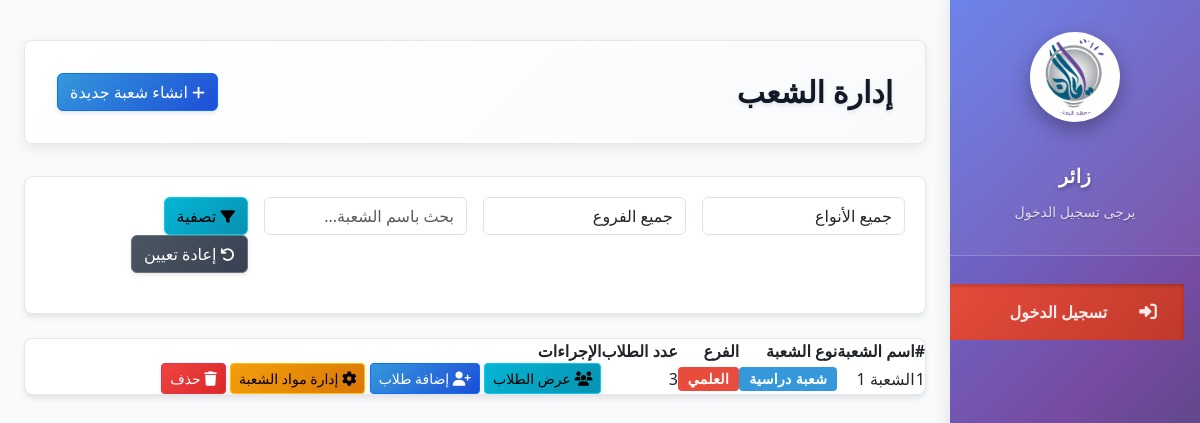
Page /classroom/classroom/ on the committed database.
### classroom/models.py (models this page shows, shortened)
class Classroom(models.Model):
    class BranchChoices(models.TextChoices):
        LITERARY = 'أدبي', 'الأدبي'
        SCIENTIFIC = 'علمي', 'العلمي'
        NINTH_GRADE = 'تاسع', 'الصف التاسع'
    CLASS_TYPE_CHOICES = [
        ('study', 'شعبة دراسية'),
        ('course', 'دورة'),
    ]
    name = models.CharField(max_length=50, verbose_name='اسم الشعبة', default="الشعبة 1")
    class_type = models.CharField(
        max_length=10,
        choices=CLASS_TYPE_CHOICES,
        verbose_name='نوع الشعبة',
        default='study'
    )
    branches = models.CharField(
        max_length=100,
        choices=BranchChoices.choices,
        verbose_name='الفرع',
        blank=True,  # جعلها اختيارية
        null=True
    )
    class Meta:
        verbose_name = 'شعبة'
        verbose_name_plural = 'شعب'

### classroom/views.py (the view)
# urls.py: path('classroom/', views.ClassroomListView.as_view(), name="classroom"),
class ClassroomListView(ListView):
    template_name = 'classroom/classroom.html'
    model = Classroom
    context_object_name = 'classrooms'

### employ/context_processors.py (called while the page is built, shortened)
def employee_data(request):
    return {}

### templates/classroom/classroom.html (shortened to what this page needs)
{% extends "base.html" %}
{% load static %}
{% block content %}
<div class="module-header">
    <h2>إدارة الشعب</h2>
    <div class="header-actions">
        <a href="{% url 'classroom:create_classroom' %}" class="btn btn-primary">
            <i class="fas fa-plus"></i> انشاء شعبة جديدة
        </a>
    </div>
</div>
<div class="filters">
    <div class="form-row">
        <div class="form-col">
            <select id="classTypeFilter" class="form-control">
                <option value="">جميع الأنواع</option>
            </select>
        </div>
        <div class="form-col">
            <select id="branchTypeFilter" class="form-control">
                <option value="">جميع الفروع</option>
            </select>
        </div>
        <div class="form-col">
            <input type="text" id="branchSearch" class="form-control" placeholder="بحث باسم الشعبة...">
        </div>
        <div class="form-col">
            <button class="btn btn-info" id="filterBranchesBtn">
                <i class="fas fa-filter"></i> تصفية
            </button>
            <button class="btn btn-secondary" id="resetFilterBtn">
                <i class="fas fa-undo"></i> إعادة تعيين
            </button>
        </div>
    </div>
</div>
<div class="table-container">
    <table id="branchesTable">
        <thead>
            <tr>
                <th>#</th>
                <th>اسم الشعبة</th>
                <th>نوع الشعبة</th>
                <th>الفرع</th>
                <th>عدد الطلاب</th>
                <th>الإجراءات</th>
            </tr>
        </thead>
        <tbody>
            {% for classroom in classrooms %}
            <tr>
                <td>{{ classroom.id }}</td>
                <td>{{ classroom.name }}</td>
                <td>
                    <span class="badge {% if classroom.class_type == 'study' %}study-badge{% else %}course-badge{% endif %}"
                          data-type="{{ classroom.class_type }}">
                        {{ classroom.get_class_type_display }}
                    </span>
                </td>
                <td>
                    {% if classroom.class_type == 'study' %}
                    <span class="badge
                        {% if classroom.branches == 'علمي' %}scientific-badge
                        {% elif classroom.branches == 'أدبي' %}literary-badge
                        {% else %}ninth-badge{% endif %}"
                        data-branch="{{ classroom.branches }}">
                        {{ classroom.get_branches_display }}
                    </span>
                    {% else %}
                    -
                    {% endif %}
                </td>
                <td>{{ classroom.enrollments.count }}</td>
                <td>
                    <div class="action-buttons">
                        <a href="{% url 'classroom:classroom_students' classroom.id %}" class="btn btn-sm btn-info">
                            <i class="fas fa-users"></i> عرض الطلاب
                        </a>
                        <a href="{% url 'classroom:assign_students' classroom.id %}" class="btn btn-sm btn-primary">
                            <i class="fas fa-user-plus"></i> إضافة طلاب
                        </a>
                        <a href="{% url 'classroom:classroom_subject_list' classroom.id %}" class="btn btn-sm btn-warning">
                            <i class="fas fa-cog"></i> إدارة مواد الشعبة
                        </a>
                        <form action="{% url 'classroom:delete_classroom' classroom.id %}" method="post" class="d-inline">
                            <button type="submit" class="btn btn-sm btn-danger" onclick="return confirm('هل أنت متأكد من حذف هذه الشعبة؟ سيتم إزالة جميع الطلاب منها.');">
                                <i class="fas fa-trash"></i> حذف
                            </button>
                        </form>
                    </div>
                </td>
            </tr>
            {% empty %}
            <tr>
                <td colspan="6" class="text-center">لا توجد شعب متاحة</td>
            </tr>
            {% endfor %}
        </tbody>
    </table>
</div>
{% endblock %}

### static/css/main.css (style rules this page uses)
:root { --primary-color: #3498db; --secondary-color: #2ecc71; --danger-color: #e74c3c; --warning-color: #f39c12; --info-color: #1abc9c; --dark-color: #4d6883; --light-color: #ecf0f1; --white: #ffffff; --black: #2c3e50; --gray: #95a5a6; --border-radius: 8px; --box-shadow: 0 2px 10px rgba(0, 0, 0, 0.1); --transition: all 0.3s ease; --sidebar-width: 250px; --sidebar-collapsed-width: 70px; --sidebar-transition: all 0.4s cubic-bezier(0.4, 0, 0.2, 1); }
* { margin: 0; padding: 0; box-sizing: border-box; }
html { scroll-behavior: smooth; }
body { font-family: 'Tajawal', sans-serif; background-image: url('../img/back.png'); color: var(--black); direction: rtl; line-height: 1.6; }
a { text-decoration: none; color: var(--primary-color); }
.btn { display: inline-flex; align-items: center; justify-content: center; padding: 0.5rem 1rem; border-radius: var(--border-radius); font-weight: 500; cursor: pointer; transition: var(--transition); border: none; font-size: 0.9rem; gap: 0.5rem; }
.btn i { font-size: 0.9rem; }
.btn-primary { background-color: var(--primary-color); color: var(--white); }
.btn-secondary { background-color: var(--secondary-color); color: var(--white); }
.btn-danger { background-color: var(--danger-color); color: var(--white); }
.btn-warning { background-color: var(--warning-color); color: var(--white); }
.btn-info { background-color: var(--info-color); color: var(--white); }
.module-header { display: flex; justify-content: space-between; align-items: center; margin-bottom: 1.5rem; padding: 1rem; background: var(--white); border-radius: var(--border-radius); box-shadow: var(--box-shadow); }
.module-header h2 { color: var(--dark-color); margin: 0; }
.header-actions { display: flex; gap: 0.5rem; }
.table-container { background-color: var(--white); border-radius: var(--border-radius); box-shadow: var(--box-shadow); overflow-x: auto; margin-bottom: 2rem; }
.form-row { display: flex; gap: 1rem; margin-bottom: 1rem; }
.form-col { flex: 1; }
.form-control { width: 100%; padding: 0.8rem; border: 1px solid #ddd; border-radius: var(--border-radius); font-family: inherit; transition: var(--transition); }
.filters { background-color: var(--white); padding: 1rem; border-radius: var(--border-radius); box-shadow: var(--box-shadow); margin-bottom: 1.5rem; }
.badge { display: inline-block; padding: 0.25em 0.4em; font-size: 75%; font-weight: 700; line-height: 1; text-align: center; white-space: nowrap; vertical-align: baseline; border-radius: 0.25rem; }

### templates/classroom/classroom.html (style rules this page uses)
.study-badge { background-color: #3498db; color: white; }
.scientific-badge { background-color: #e74c3c; color: white; }
.badge { padding: 5px 10px; border-radius: 4px; font-size: 14px; }

### rows in the picture
Classroom: id "1", name "الشعبة 1", class_type "شعبة دراسية", branches "العلمي", enrollments.count "3"
